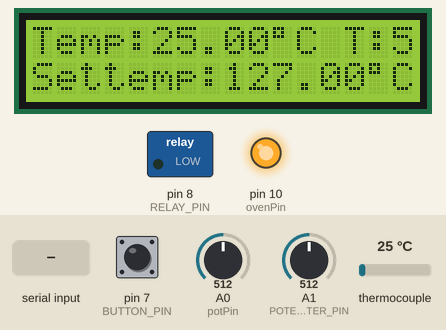
Bench run of a program on a simulated Arduino Uno, built with avr-gcc and run on an emulated ATmega328P. Parts: 16×2 character LCD, switched loads named in the program (green lamp = pin HIGH), output pins drawn as LEDs (lit = HIGH). The inputs (shaded band) are chosen by the test bench; at power-on: pin 7 (BUTTON_PIN) HIGH, thermocouple 25 °C, A0 (potPin) = 512, A1 (POTENTIOMETER_PIN) = 512. What the program prints to the serial monitor is not drawn.

Above: at 1.43 s.
1.7 s: "1,90,45\n" received over Serial
At 3.4 s:
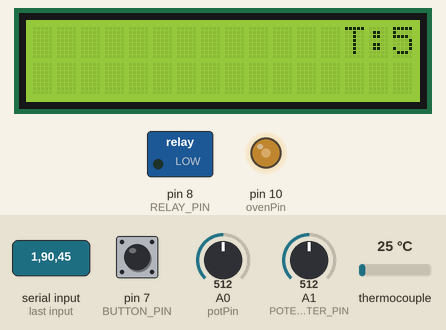
4.7 s: pin 7 (BUTTON_PIN) pulled LOW for 1 s
At 6.4 s:
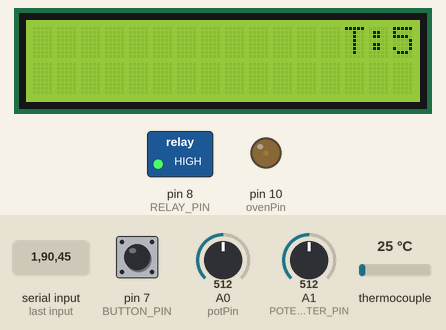
7.2 s: "90,45,200\n" received over Serial
10.2 s: thermocouple set to 29 °C
At 11.8 s:
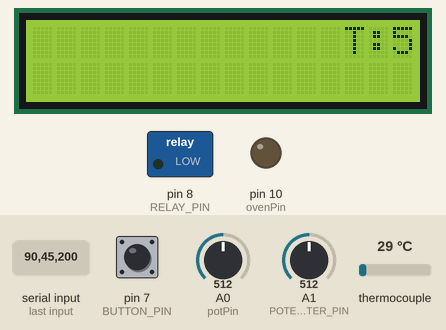
12.7 s: "30,150,10\n" received over Serial
At 15.14 s:
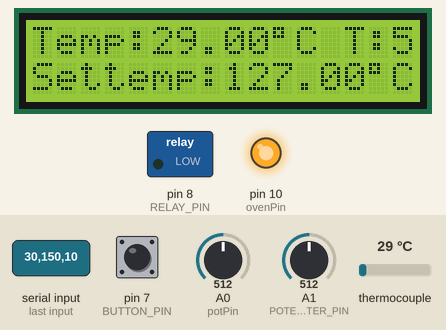
15.7 s: pin 7 (BUTTON_PIN) pulled LOW for 3.2 s
At 16.9 s:
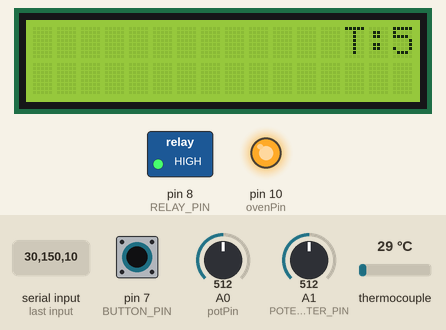
Timing chart, 0 to 23.2 s (numbered marks = the images above; inputs shaded):
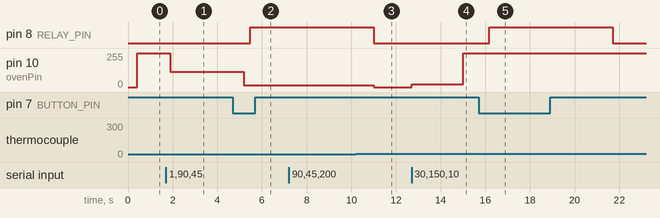

The program:

main.cpp
```cpp
#include "max6675.h"
#include <Wire.h>
#include <LiquidCrystal_I2C.h>
#include <PID_v1.h>
int thermoDO = 4;
int thermoCS = 5;
int thermoCLK = 6;
int potPin = A0;    // select the input pin for the potentiometer
int ovenPin = 10;// LED output pin

#define BUTTON_PIN 7
#define RELAY_PIN 8
#define POTENTIOMETER_PIN A1
float delayTime = 0; // Giá trị thời gian delay mặc định\


// Tuning parameters
float Kp = 10; // Proportional gain
float Ki = 10; // Integral gain
float Kd = 0; // Differential gain
// Record the set point as well as the controller input(y) and output(u)
double Setpoint, y, u;
// Create a controller that is linked to the specified Input, Ouput and Setpoint
PID myPID(&y, &u, &Setpoint, Kp, Ki, Kd, DIRECT);
const int sampleRate = 1; // Time interval of the PID control

LiquidCrystal_I2C lcd(0x27, 16, 2); // set the LCD address to 0x27 for a 16 chars and 2 line display
MAX6675 thermocouple(thermoCLK, thermoCS, thermoDO);

void updateLCD();

void setup() {
  Serial.begin(9600);
  pinMode(BUTTON_PIN, INPUT_PULLUP); // Cấu hình chân nút nhấn với điện trở nội kéo lên (pull-up)
  pinMode(RELAY_PIN, OUTPUT);
  lcd.init();                      // initialize the lcd
  lcd.init();
  lcd.backlight();
  updateLCD(); // Cập nhật giá trị thời gian mặc định lên màn hình
  myPID.SetMode(AUTOMATIC);     // Turn on the PID control
  myPID.SetSampleTime(sampleRate); // Assign the sample rate of the control
}

void loop() {
  Setpoint = map(analogRead(potPin), 0, 1023, 0, 255); // read and scale the set point
  y = thermocouple.readCelsius();
  myPID.Compute(); // Calculates the PID output at a specified sample time
  analogWrite(ovenPin, u); // Send output to oven
  static long preTick = 0;
  if (millis() - preTick >= 1000)
  {
    preTick = millis();
    Serial.print("C = ");
    Serial.println(y);

    Serial.print("Output:");
    Serial.println(u);
  }

  int buttonState = digitalRead(BUTTON_PIN);
  int potValue = analogRead(POTENTIOMETER_PIN);
  delayTime = map(potValue, 0, 1021, 1000, 10000);
  updateLCD();
  if (buttonState == LOW) {
    digitalWrite(RELAY_PIN, HIGH);
    unsigned long startTime = millis();
    while (millis() - startTime < delayTime) {

    }
    digitalWrite(RELAY_PIN, LOW);
  }

  // The tuning parameters can be retrieved by the Arduino from the serial monitor: eg: 0,0.5,0 with Ki set to 0.5.
  // Commas are ignored by the Serial.parseFloat() command
  if (Serial.available() > 0) {
    for (int i = 0; i < 4; i++) {
      switch (i) {
        case 0:
          Kp = Serial.parseFloat();
          break;
        case 1:
          Ki = Serial.parseFloat();
          break;
        case 2:
          Kd = Serial.parseFloat();
          break;
        case 3:
          for (int j = Serial.available(); j == 0; j--) {
            Serial.read();
          }
          break;
      }
    }
    Serial.print(" Kp,Ki,Kd = "); // Display the new parameters
    Serial.print(Kp);
    Serial.print(",");
    Serial.print(Ki);
    Serial.print(",");
    Serial.print(Kd);
    Serial.println();
    myPID.SetTunings(Kp, Ki, Kd); // Set the tuning of the PID loop
  }
}

void updateLCD() {

  //Display on LCD

  lcd.setCursor(0, 0);
  lcd.print("Temp:");
  lcd.setCursor(5, 0);
  lcd.print(y);
  lcd.setCursor(10, 0);
  lcd.write(byte(0xDF)); // Print the degree symbol
  lcd.print("C");
  /////////////////////////
  lcd.setCursor(0, 1);
  lcd.print("Settemp:");
  lcd.print(Setpoint);
  lcd.write(0xdf); // to display °
  lcd.print("C");
  delay(200);
  /////////////////////////////////
  lcd.clear();
  lcd.setCursor(13, 0);
  lcd.print("T: ");
  lcd.setCursor(15, 0);
  lcd.print(delayTime / 1000);
  lcd.print(" s");
  delay(50);
}
```

Measured:
- the behaviour switches between 25 and 26 °C on thermocouple (found by bisection; images 2 and 3)
- after the input at 1.7 s, pin 10 (ovenPin): 255/255 → 116/255 after 0.19 s
- after the input at 4.7 s, pin 8 (RELAY_PIN): LOW → HIGH after 0.78 s
- after the input at 7.2 s, every drawn part: stays the same
- after the input at 10.2 s, pin 10 (ovenPin): 14/255 → 0/255 after 0.80 s; the display: first changes after 0.83 s (image 3 shows a later state)
- after the input at 12.7 s, pin 10 (ovenPin): 0/255 → 21/255 at once, → 255/255 2.3 s later
- after the input at 15.7 s, pin 8 (RELAY_PIN): LOW → HIGH after 0.48 s, → LOW 5.5 s later
